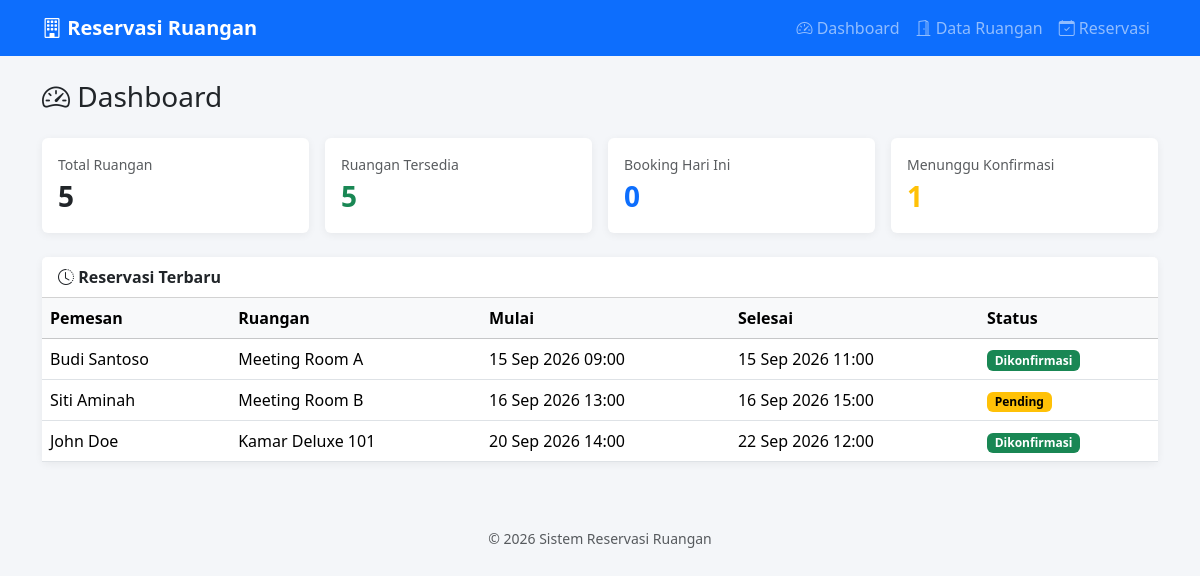
The page / on the database its author committed.
### tables this page shows
CREATE TABLE IF NOT EXISTS bookings (
    id INT AUTO_INCREMENT PRIMARY KEY,
    room_id INT NOT NULL,
    nama_pemesan VARCHAR(100) NOT NULL,
    email_pemesan VARCHAR(100) NULL,
    no_telepon VARCHAR(20) NULL,
    keperluan VARCHAR(255) NULL,
    tanggal_mulai DATETIME NOT NULL,
    tanggal_selesai DATETIME NOT NULL,
    status ENUM('pending', 'dikonfirmasi', 'dibatalkan', 'selesai') DEFAULT 'pending',
    catatan TEXT NULL,
    created_at TIMESTAMP DEFAULT CURRENT_TIMESTAMP,
    updated_at TIMESTAMP DEFAULT CURRENT_TIMESTAMP ON UPDATE CURRENT_TIMESTAMP,
    CONSTRAINT fk_booking_room FOREIGN KEY (room_id) REFERENCES rooms(id)
        ON DELETE CASCADE ON UPDATE CASCADE
);

CREATE TABLE IF NOT EXISTS rooms (
    id INT AUTO_INCREMENT PRIMARY KEY,
    nama_ruangan VARCHAR(100) NOT NULL,
    tipe ENUM('Meeting Room', 'Kamar Hotel', 'Aula', 'Lainnya') DEFAULT 'Meeting Room',
    kapasitas INT NOT NULL DEFAULT 1,
    harga_per_jam DECIMAL(12,2) DEFAULT 0,
    fasilitas TEXT NULL,
    status ENUM('tersedia', 'perbaikan', 'nonaktif') DEFAULT 'tersedia',
    gambar VARCHAR(255) NULL,
    created_at TIMESTAMP DEFAULT CURRENT_TIMESTAMP,
    updated_at TIMESTAMP DEFAULT CURRENT_TIMESTAMP ON UPDATE CURRENT_TIMESTAMP
);

### index.php (the view)
<?php require_once 'config/database.php'; ?>
<?php require_once 'includes/header.php'; ?>
<?php
$totalRooms = $pdo->query("SELECT COUNT(*) c FROM rooms")->fetch()['c'];
$totalTersedia = $pdo->query("SELECT COUNT(*) c FROM rooms WHERE status='tersedia'")->fetch()['c'];
$totalBookingHariIni = $pdo->query("SELECT COUNT(*) c FROM bookings WHERE DATE(tanggal_mulai) = CURDATE()")->fetch()['c'];
$totalPending = $pdo->query("SELECT COUNT(*) c FROM bookings WHERE status='pending'")->fetch()['c'];
$bookingTerbaru = $pdo->query("
    SELECT b.*, r.nama_ruangan
    FROM bookings b
    JOIN rooms r ON r.id = b.room_id
    ORDER BY b.created_at DESC
    LIMIT 5
")->fetchAll();
?>
<h3 class="mb-4"><i class="bi bi-speedometer2"></i> Dashboard</h3>
<div class="row g-3 mb-4">
    <div class="col-md-3">
        <div class="card p-3">
            <div class="text-muted small">Total Ruangan</div>
            <div class="fs-3 fw-bold"><?php echo $totalRooms; ?></div>
        </div>
    </div>
    <div class="col-md-3">
        <div class="card p-3">
            <div class="text-muted small">Ruangan Tersedia</div>
            <div class="fs-3 fw-bold text-success"><?php echo $totalTersedia; ?></div>
        </div>
    </div>
    <div class="col-md-3">
        <div class="card p-3">
            <div class="text-muted small">Booking Hari Ini</div>
            <div class="fs-3 fw-bold text-primary"><?php echo $totalBookingHariIni; ?></div>
        </div>
    </div>
    <div class="col-md-3">
        <div class="card p-3">
            <div class="text-muted small">Menunggu Konfirmasi</div>
            <div class="fs-3 fw-bold text-warning"><?php echo $totalPending; ?></div>
        </div>
    </div>
</div>
<div class="card">
    <div class="card-header bg-white fw-semibold">
        <i class="bi bi-clock-history"></i> Reservasi Terbaru
    </div>
    <div class="card-body p-0">
        <table class="table mb-0">
            <thead class="table-light">
                <tr>
                    <th>Pemesan</th>
                    <th>Ruangan</th>
                    <th>Mulai</th>
                    <th>Selesai</th>
                    <th>Status</th>
                </tr>
            </thead>
            <tbody>
                <?php if (empty($bookingTerbaru)): ?>
                    <tr><td colspan="5" class="text-center text-muted py-3">Belum ada data reservasi</td></tr>
                <?php else: foreach ($bookingTerbaru as $b): ?>
                    <tr>
                        <td><?php echo htmlspecialchars($b['nama_pemesan']); ?></td>
                        <td><?php echo htmlspecialchars($b['nama_ruangan']); ?></td>
                        <td><?php echo date('d M Y H:i', strtotime($b['tanggal_mulai'])); ?></td>
                        <td><?php echo date('d M Y H:i', strtotime($b['tanggal_selesai'])); ?></td>
                        <td><span class="badge badge-status-<?php echo $b['status']; ?>"><?php echo ucfirst($b['status']); ?></span></td>
                    </tr>
                <?php endforeach; endif; ?>
            </tbody>
        </table>
    </div>
</div>
<?php require_once 'includes/footer.php'; ?>

### includes/header.php (shortened to what this page needs)
<!DOCTYPE html>
<html lang="id">
<head>
    <link href="https://cdn.jsdelivr.net/npm/bootstrap@5.3.3/dist/css/bootstrap.min.css" rel="stylesheet">
    <link href="https://cdn.jsdelivr.net/npm/bootstrap-icons@1.11.3/font/bootstrap-icons.css" rel="stylesheet">
</head>
<body>
<nav class="navbar navbar-expand-lg navbar-dark bg-primary mb-4">
    <div class="container">
        <a class="navbar-brand" href="index.php"><i class="bi bi-building"></i> Reservasi Ruangan</a>
        <div class="collapse navbar-collapse" id="navMenu">
            <ul class="navbar-nav ms-auto">
                <li class="nav-item">
                    <a class="nav-link" href="index.php"><i class="bi bi-speedometer2"></i> Dashboard</a>
                </li>
                <li class="nav-item">
                    <a class="nav-link" href="rooms.php"><i class="bi bi-door-open"></i> Data Ruangan</a>
                </li>
                <li class="nav-item">
                    <a class="nav-link" href="bookings.php"><i class="bi bi-calendar-check"></i> Reservasi</a>
                </li>
            </ul>
        </div>
    </div>
</nav>
<div class="container pb-5">

### includes/footer.php (shortened to what this page needs)
</div>
<footer class="text-center text-muted py-3">
    <small>&copy; <?php echo date('Y'); ?> Sistem Reservasi Ruangan</small>
</footer>
</body>
</html>

### includes/header.php (style rules this page uses)
body { background-color: #f4f6f9; }
.navbar-brand { font-weight: 600; }
.card { border: none; box-shadow: 0 2px 8px rgba(0,0,0,0.06); }
.badge-status-pending { background-color: #ffc107; color:#000; }
.badge-status-dikonfirmasi { background-color: #198754; }

### rows shown on the page
bookings: nama_pemesan "Budi Santoso", room.nama_ruangan "Meeting Room A", tanggal_mulai "15 Sep 2026 09:00", tanggal_selesai "15 Sep 2026 11:00", status "Dikonfirmasi"
bookings: nama_pemesan "Siti Aminah", room.nama_ruangan "Meeting Room B", tanggal_mulai "16 Sep 2026 13:00", tanggal_selesai "16 Sep 2026 15:00", status "Pending"
bookings: nama_pemesan "John Doe", room.nama_ruangan "Kamar Deluxe 101", tanggal_mulai "20 Sep 2026 14:00", tanggal_selesai "22 Sep 2026 12:00", status "Dikonfirmasi"

### other values the page prints
$totalRooms "5"
$totalTersedia "5"
$totalBookingHariIni "0"
$totalPending "1"
